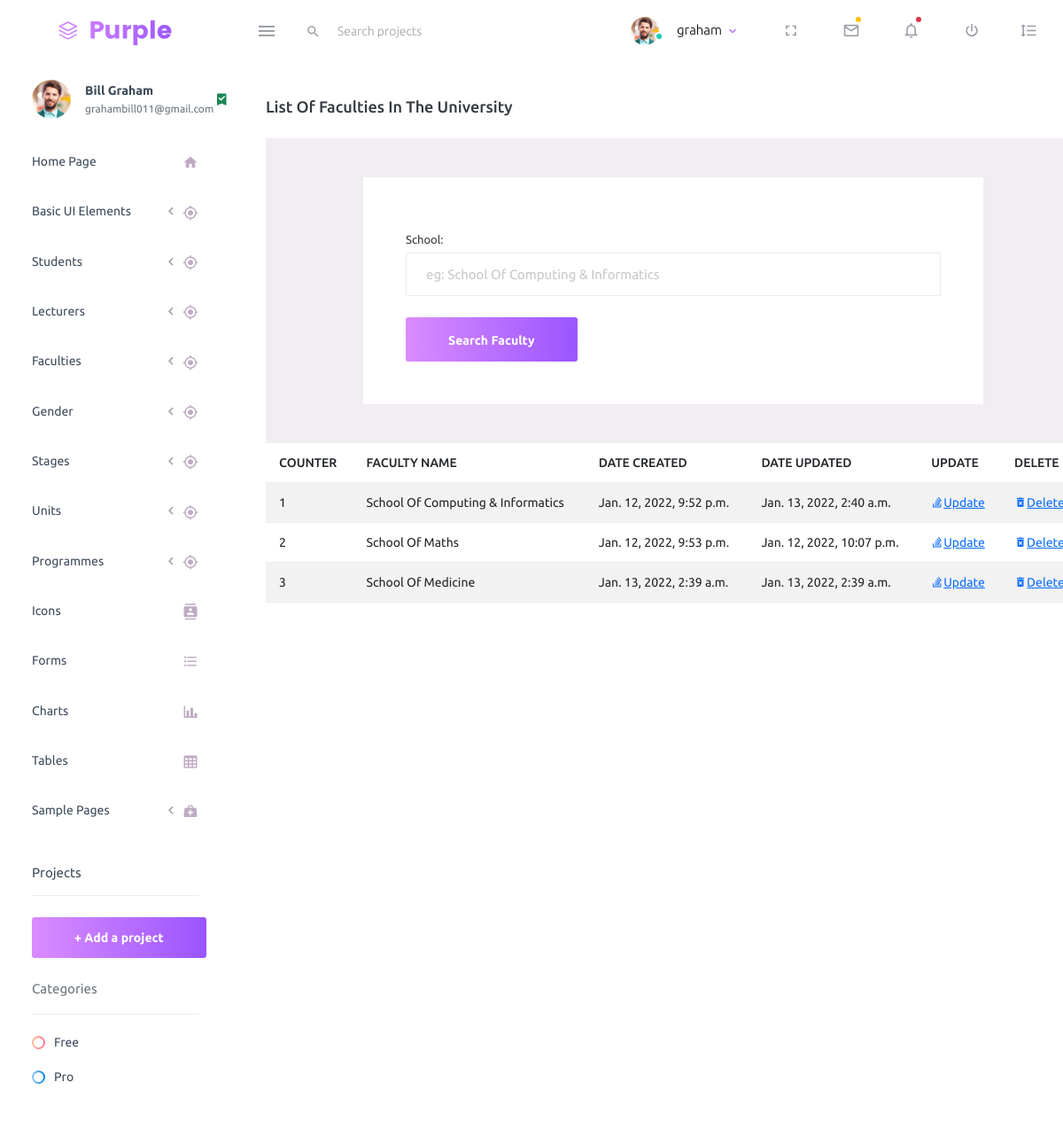
Page /school/list-faculty/ (signed in) on the earlier database version.
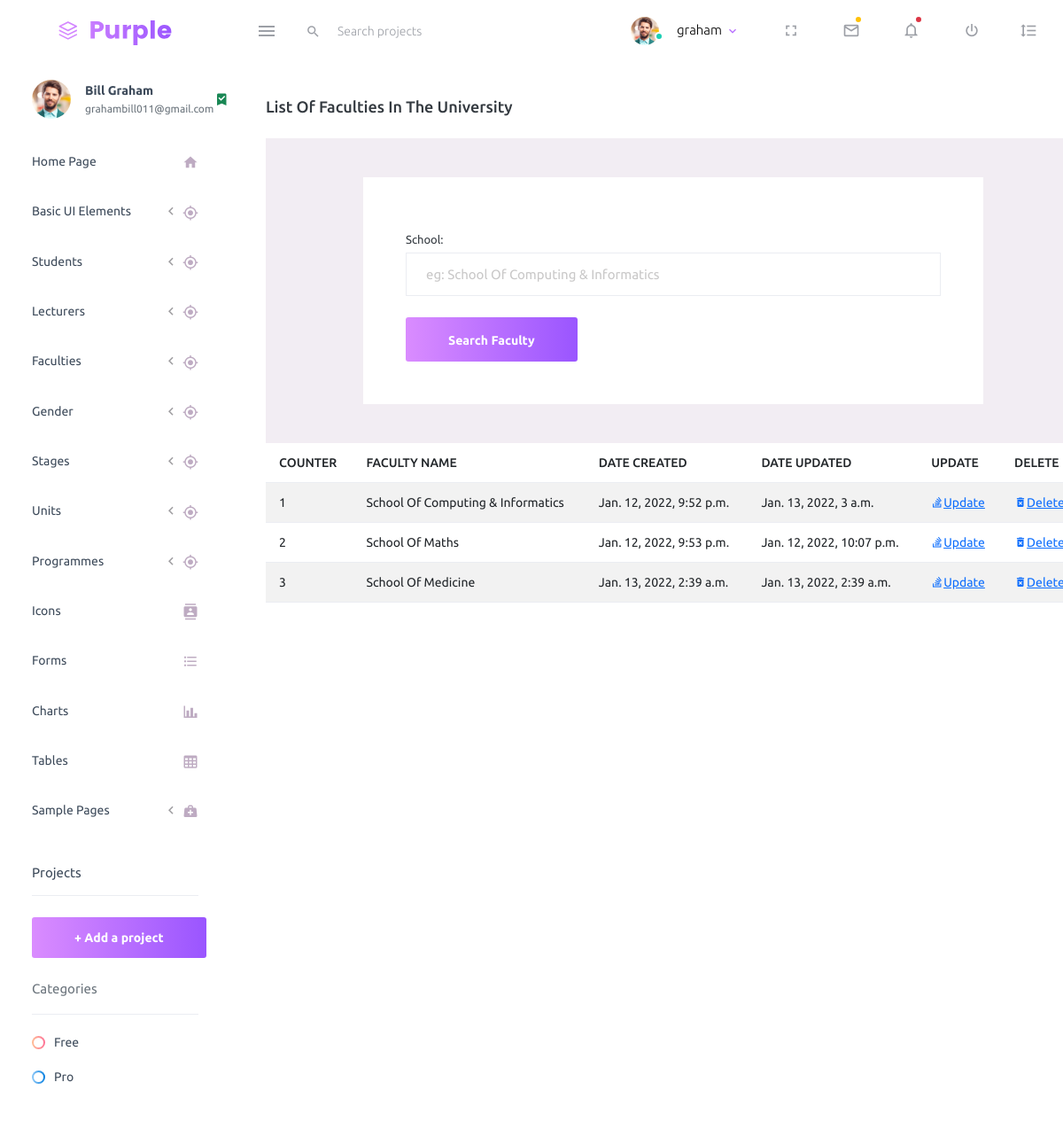
Same page on the later database version.
### school/models.py (models this page shows, shortened)
class Faculty(models.Model):
    school=models.CharField(max_length=255, blank=True, null=True)
    date_created=models.DateTimeField(null=True, blank=True, auto_now_add=True)
    date_updated=models.DateTimeField(null=True, blank=True, auto_now=True)

### school/views.py (the view)
# urls.py: path('list-faculty/', views.ListFaculty, name='list-faculty'),
@login_required
def ListFaculty(request):
	title = 'List of Faculties In The University'
	form = FacultySearchForm(request.POST or None)
	queryset = Faculty.objects.all()
	context = {
		"title": title,
		"queryset": queryset,
	}
	if request.method == 'POST':
		queryset = Faculty.objects.filter(school__icontains=form['school'].value())
	context = {
	"form": form,
	"title": title,
	"queryset": queryset,
	}
	return render(request, "school/list-faculty.html", context)

### school/forms.py
class FacultySearchForm(forms.ModelForm):
    class Meta:
        model=Faculty
        fields=['school']
        widgets = {'school':forms.TextInput(attrs={'class':'form-control','placeholder':'eg: School Of Computing & Informatics'})}

### school/templates/school/list-faculty.html (shortened to what this page needs)
{% extends 'index2.html' %}
{% load static %}
{% block content %}
<div class="col-lg-10 grid-margin stretch-card">
    <div class="card">
      <div class="card-body">
        <h4 class="card-title">{{title}}</h4>
        <div class="content-wrapper d-flex align-items-center auth">
            <div class="row flex-grow">
              <div class="col-lg-10 mx-auto">
                <div class="auth-form-light text-left p-5">
                  <form class="pt-3" method="post" action="">
                      <fieldset>
                        {% for fm in form %}
                            <div class="form-group">
                                {{fm.label_tag}}
                                {{fm}}
                            </div>
                        {% endfor %}
                        <div class="mt-3">
                          <button class="btn btn-block btn-gradient-primary btn-lg font-weight-medium auth-form-btn" type="submit">Search Faculty</button>
                        </div>
                      </fieldset>
                  </form>
                </div>
              </div>
            </div>
          </div>
        <div class="col-lg-12 table-responsive fixed-table-body">
          <table class="table table-striped">
            <thead>
              <tr>
                <th> COUNTER </th>
                <th> FACULTY NAME </th>
                <th> DATE CREATED </th>
                <th> DATE UPDATED </th>
                <th> UPDATE </th>
                <th> DELETE </th>
              </tr>
            </thead>
            <tbody>
              {% for instance in queryset %}
              <tr>
                  <td class="py-1">{{forloop.counter}}</td>
                  <td>{{instance.school}}</td>
                  <td>{{instance.date_created}}</td>
                  <td>{{instance.date_updated}}</td>
                  <td><a class="mdi mdi-stack-overflow" href="{% url 'school:edit-faculty' instance.id%}">Update</a></td>
                  <td><a class="mdi mdi-delete-forever" href="{% url 'school:delete-faculty' instance.id%}">Delete</a></td>
              </tr>
              {% endfor %}
            </tbody>
          </table>
        </div>
      </div>
    </div>
  </div>
  {% endblock content %}

Differences in the rows shown:
changed Faculty "School Of Computing & Informatics": date_updated "Jan. 13, 2022, 2:40 a.m." → "Jan. 13, 2022, 3 a.m."
